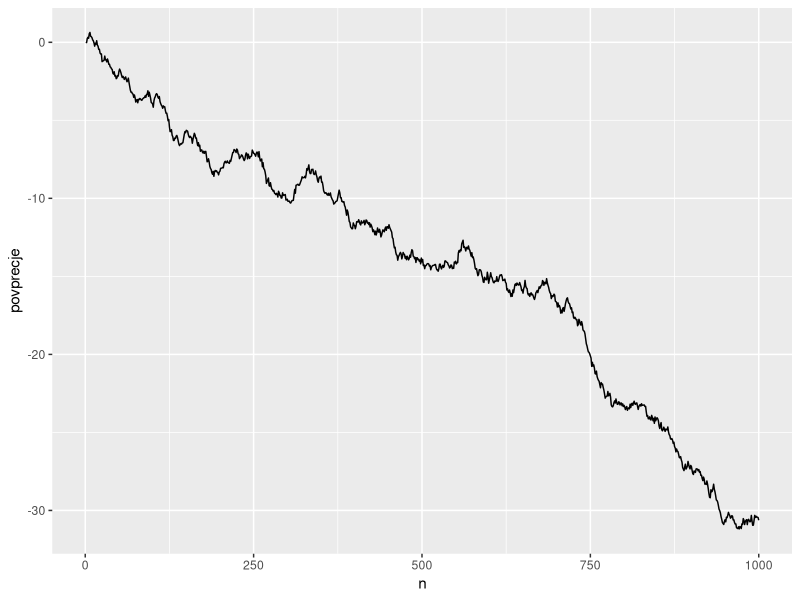
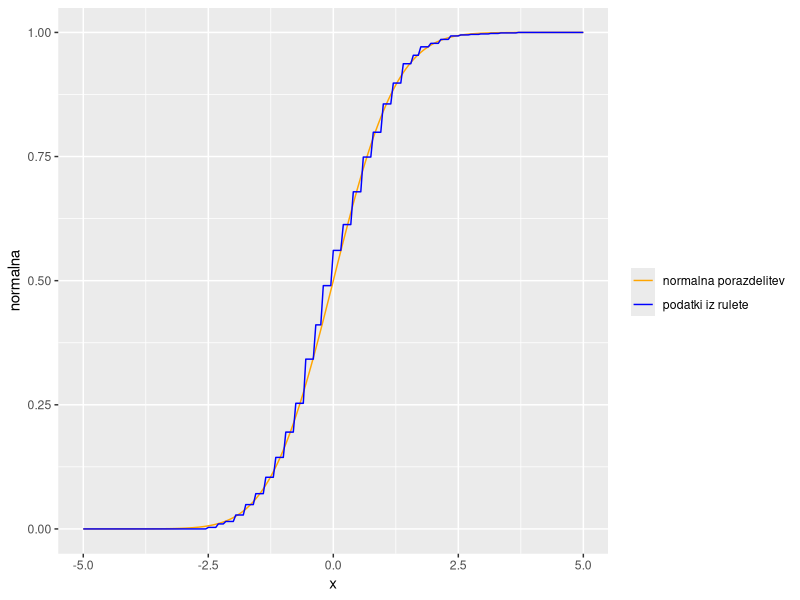

R code for these plots, in order:
library(ggplot2)

dolzina_igre <- 1000
stevilo_iger <- 1000

vrednosti <- c(-1, 35)
verjetnosti <- c(36/37, 1/37)
upanje <- as.numeric(vrednosti %*% verjetnosti)
varianca <- as.numeric(vrednosti ** 2 %*% verjetnosti - upanje ** 2)
sd <- sqrt(varianca)
skew <- as.numeric(abs(vrednosti - upanje) ** 3 %*% verjetnosti)



### Naredimo tabelo iger

tabela <- data.frame()
i <- 1
while (i <= stevilo_iger){
  izkupicki <- sample(vrednosti, dolzina_igre, replace = TRUE, prob = verjetnosti)
  tabela_poizkusov <- data.frame(seq_len(dolzina_igre), izkupicki)
  names(tabela_poizkusov) <- c("st.poizkusa", "izkupicek")
  tabela_poizkusov$tekoci_izkupicek <- cumsum(tabela_poizkusov$izkupicek)
  if (i==1){
    tabela <- data.frame(tabela_poizkusov$tekoci_izkupicek)
  }else{
    tabela[,ncol(tabela) + 1] <- tabela_poizkusov$tekoci_izkupicek
  }
  
  i <- i + 1
}
colnames(tabela) <- c(1:stevilo_iger)

##########

#### Analiza povrečji
povprecja <- rowMeans(tabela)
tabela_povprecji <- data.frame(seq(dolzina_igre), povprecja)
names(tabela_povprecji) <- c("n", "povprecje")
ggplot(tabela_povprecji) +
  geom_line(aes(x = n, y = povprecje))
################# 


### STANJE PO ZADNJI PONOVITVI V VSAKI IGRI 
n <- dolzina_igre
vrstica_n <- tabela[n,]
zbrane_verjetnosti <- data.frame("x" = numeric(), "verjetnost" = numeric(), "standardno_normalna" = numeric())
x_ticks <- seq(from = -5, to = 5, by = 0.05)

for (x in x_ticks){
  verjetnost <- length(vrstica_n[(vrstica_n - n * (-1/37)) / sqrt(n*varianca) <= x]) / stevilo_iger
  normalna <- pnorm(x, mean = 0, sd = 1)
  par <- data.frame(x, verjetnost, normalna)
  names(par) <- c("x", "verjetnost", "normalna")
  zbrane_verjetnosti <- rbind(zbrane_verjetnosti, par)
}


ggplot(data = zbrane_verjetnosti) +
  geom_line(aes(x = x, y = normalna, color = 'normalna porazdelitev')) + 
  geom_line(aes(x = x, y = verjetnost, color = 'podatki iz rulete')) + 
  scale_color_manual(values = c(
    "podatki iz rulete" = 'blue', 
    "normalna porazdelitev" = 'orange')) + 
  labs(color = "")


  
